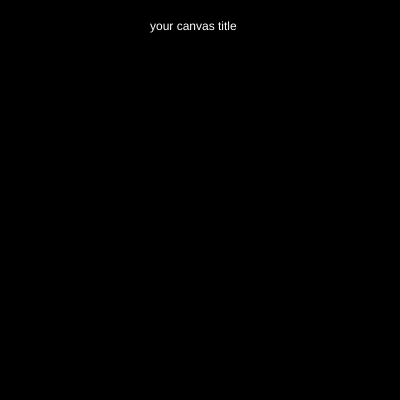
Frame 1 (no input)
Frame 60 (no input): identical to frame 1, image omitted
Frame 120 (the mouse pressed at the canvas centre since frame 60): identical to frame 1, image omitted

The p5.js sketch that drew this single still picture (run headless with seeded random() and noise() and a simulated clock; from frame 60 on, the mouse is pressed at the canvas centre):

// p5.js sketch
// ── sketch.js
let circles = [];
let h1;
let slider;
let title;
function setup() {
  h1 = createElement('h1', 'BALLS FALLING WITH TEXT')
  createCanvas(400, 400);
  let button = createButton('Click me');
  button.mousePressed( () => {
    for(let i = 0; i < 100; i++ ){
    let x = random(width);
    let y = random(height);
    circles[i] = new Circle(x,y,slider.value());
  }
  });
  slider = createSlider(0,30,15)
  title = createInput('your canvas title');
}

function draw(){
  background(0);
  fill(255);
  text(title.value(),150,30)

  for(let b of circles){
    b.view()
    b.move()
    b.bounce()
  }
}

class Circle {
  constructor(tempX,tempY, tempR){
      this.x = tempX;
      this.y = tempY;
      this.xspeed = random(-10,10);
      this.yspeed = random(5,10);
      this.radius = tempR
  }
  view(){
    noStroke();
    fill(random(0,255),random(0,255),random(0,255))
    ellipse(this.x,this.y,this.radius * 2)
  }

  move(){
    this.x = this.x + this.xspeed;
    this.y = this.y + this.yspeed;
  }

  bounce(){
    if(this.x <= 0 || this.x >= width){
      this.xspeed = this.xspeed * -1
    }
    if(this.y <= 0 || this.y >= height){
     this.yspeed = this.yspeed * -1;
      this.radius = random(1,7)

    }
  }
}
